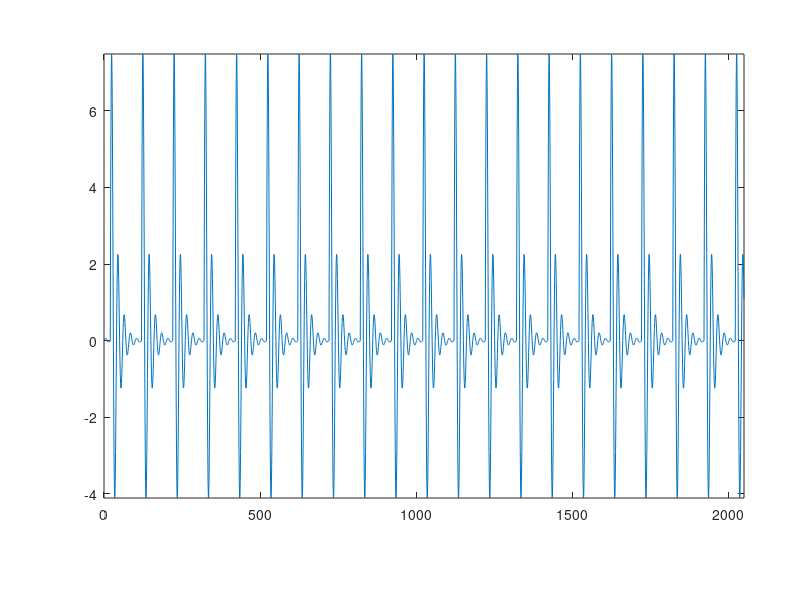

Reproduce this figure in MATLAB. (Note: this script raises an error after producing the figure.)
close all
clc
clear
load fz1.mat %x3 is fault data.
load fz1_before_adding_the_noise.mat
NN=2048;% the length of the signal
fs=10000; % sampling rate
t=1/fs;%sampling time
%% original simulation data
figure(1)
plot(x1);
axis([0,2048,-inf,inf]);
set(gcf,'Position',[100 100 380 190]);
set(gca,'Position',[.13 .17 .80 .74]);
figure_FontSize=10;
set(get(gca,'XLabel'),'FontSize',figure_FontSize,'Vertical','top');
set(get(gca,'YLabel'),'FontSize',figure_FontSize,'Vertical','middle');
set(findobj('FontSize',10),'FontSize',figure_FontSize);
set(findobj(get(gca,'Children'),'LineWidth',0.5),'LineWidth',1);
str=strcat('Amplitude/(m/s^2)');
xlabel('Sample Number','FontSize',11,'Fontname','Times New Roman');
ylabel(str,'FontSize',11,'Fontname','Times New Roman')
%%
figure(2)
plot(x3);
axis([0,2048,-inf,inf]);
set(gcf,'Position',[100 100 380 190]);
set(gca,'Position',[.13 .17 .80 .74]);
figure_FontSize=10;
set(get(gca,'XLabel'),'FontSize',figure_FontSize,'Vertical','top');
set(get(gca,'YLabel'),'FontSize',figure_FontSize,'Vertical','middle');
set(findobj('FontSize',10),'FontSize',figure_FontSize);
set(findobj(get(gca,'Children'),'LineWidth',0.5),'LineWidth',1);
str=strcat('Amplitude/(m/s^2)');
xlabel('Sample Number','FontSize',11,'Fontname','Times New Roman');
ylabel(str,'FontSize',11,'Fontname','Times New Roman')

%% SR-ASD method
y=x3';
sigma1=median(abs(y-median(y)))/0.6745;
lam1=0.5*3*sigma1;
lam2=0.4929*1*sigma1+0.0269;
[x]=SR_ASD(y,lam1,lam2);
figure (4)
plot(x);
axis([0,2048,-inf,inf]);
set(gcf,'Position',[100 100 380 190]);
set(gca,'Position',[.13 .17 .80 .74]);
figure_FontSize=10;
set(get(gca,'XLabel'),'FontSize',figure_FontSize,'Vertical','top');
set(get(gca,'YLabel'),'FontSize',figure_FontSize,'Vertical','middle');
set(findobj('FontSize',10),'FontSize',figure_FontSize);
set(findobj(get(gca,'Children'),'LineWidth',0.5),'LineWidth',1);
str=strcat('Amplitude/(m/s^2)');
 xlabel('Sample Number','FontSize',11,'Fontname','Times New Roman');
 ylabel(str,'FontSize',11,'Fontname','Times New Roman')
%% FFT
ss=x;
yyy=abs(ss);
 y_hht=hilbert(ss);
y_an=abs(y_hht);
y_an=y_an-mean(y_an);
y_an_nfft= 2^nextpow2(length(y_an));%
y_an_ft=fft(y_an,y_an_nfft);%
y_an_f=fs*(0:y_an_nfft/2-1)/y_an_nfft;%
y_an_p=y_an_ft.*conj(y_an_ft)/y_an_nfft;
c=2*abs(y_an_ft(1:y_an_nfft/2))/length(y_an);
d=y_an_p(1:y_an_nfft/2);
N=length(c);
figure(5)
plot(y_an_f(1:N),c(1:N));    
set(gcf,'Position',[100 100 380 190]);
set(gca,'Position',[.16 .20 .80 .74]);
figure_FontSize=10;
set(get(gca,'XLabel'),'FontSize',figure_FontSize,'Vertical','top');
set(get(gca,'YLabel'),'FontSize',figure_FontSize,'Vertical','middle');
set(findobj('FontSize',10),'FontSize',figure_FontSize);
set(findobj(get(gca,'Children'),'LineWidth',0.5),'LineWidth',1);
 str=strcat('Amplitude/(m/s^2)');
 xlabel('Frequency/Hz','FontSize',10,'Fontname','Times New Roman');
 ylabel(str,'FontSize',10,'Fontname','Times New Roman')
 %axis([0,2048,-inf,inf]);
%% ER value 
qu2=c;% c:Frequency amplitude
ANCRP=qu2(21);    % 97.7Hz
ANCGP=qu2(42);    %205.1Hz                              
ANC2P=qu2(62);    %312.7Hz
ANC3P=qu2(83);    %400.4Hz
DIFHT=[ANCRP ANCGP];
qqq2=qu2(1:1:1000);
rate=sum(DIFHT.^2)/sum(qqq2.^2);
